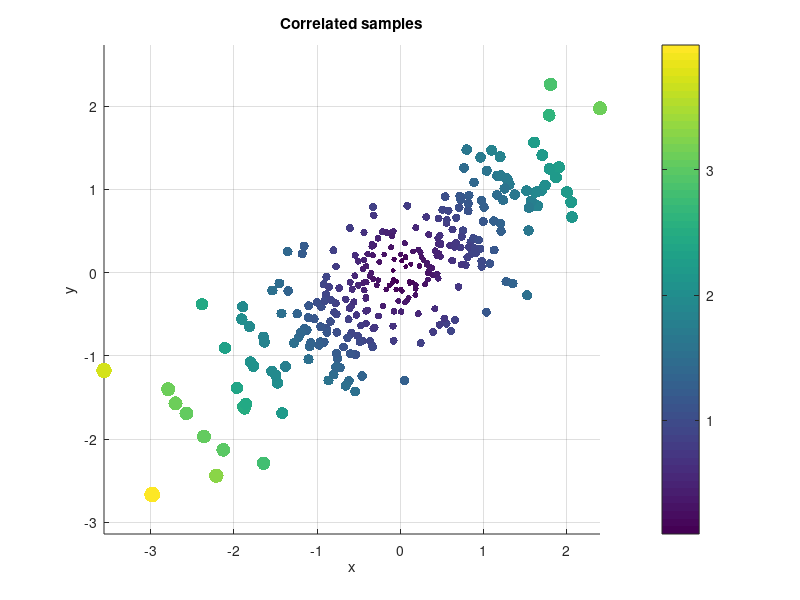

Write MATLAB code to recreate this figure.
% 산점도 / Scatter plot
% 크기와 색으로 값을 표현한 산점도
% Marker size and colour mapped to values
% (script sample — MySimulationMath start page)
% Scatter plot with size and colour mapped to data.
rng(3);
x = randn(300, 1); y = 0.6*x + 0.5*randn(300, 1);
r = sqrt(x.^2 + y.^2);
scatter(x, y, 10 + 30*r, r, 'filled');
colorbar; grid on; axis equal
title('Correlated samples'); xlabel('x'); ylabel('y');
